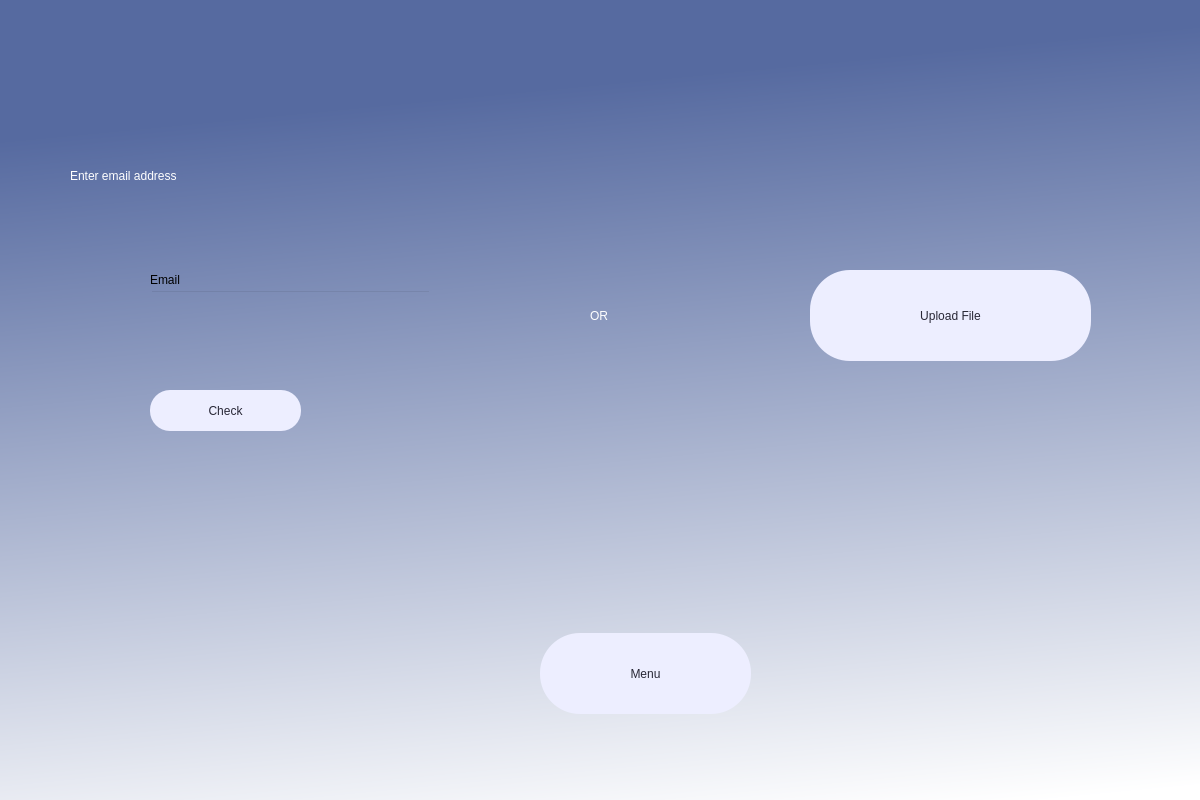
<?xml version="1.0" encoding="UTF-8"?>
<ui version="4.0">
 <class>Dialog</class>
 <widget class="QDialog" name="Dialog">
  <property name="geometry">
   <rect>
    <x>0</x>
    <y>0</y>
    <width>1200</width>
    <height>800</height>
   </rect>
  </property>
  <property name="windowTitle">
   <string>Dialog</string>
  </property>
  <property name="styleSheet">
   <string notr="true"/>
  </property>
  <widget class="QWidget" name="widget" native="true">
   <property name="geometry">
    <rect>
     <x>0</x>
     <y>0</y>
     <width>1200</width>
     <height>800</height>
    </rect>
   </property>
   <property name="styleSheet">
    <string notr="true">QWidget#widget{
background-color: qlineargradient(spread:pad, x1:0.742, y1:0.0679545, x2:0.877, y2:1, stop:0 rgba(86, 106, 160, 255), stop:1 rgba(255, 255, 255, 255));}</string>
   </property>
   <widget class="QLabel" name="label">
    <property name="geometry">
     <rect>
      <x>70</x>
      <y>110</y>
      <width>571</width>
      <height>131</height>
     </rect>
    </property>
    <property name="styleSheet">
     <string notr="true">font: 75 30pt &quot;Times New Roman&quot;;color:rgb(255, 255, 255);
border-radius: 40px;</string>
    </property>
    <property name="text">
     <string>Enter email address</string>
    </property>
   </widget>
   <widget class="QPushButton" name="check">
    <property name="geometry">
     <rect>
      <x>150</x>
      <y>390</y>
      <width>151</width>
      <height>41</height>
     </rect>
    </property>
    <property name="styleSheet">
     <string notr="true">background-color: rgb(237, 238, 255);
font: 15pt &quot;Times New Roman&quot;;color:rgb(40, 39, 54);
border-radius: 20px;</string>
    </property>
    <property name="text">
     <string>Check</string>
    </property>
   </widget>
   <widget class="QLabel" name="error">
    <property name="geometry">
     <rect>
      <x>150</x>
      <y>500</y>
      <width>271</width>
      <height>21</height>
     </rect>
    </property>
    <property name="styleSheet">
     <string notr="true">font: 9pt &quot;Times New Roman&quot;;color: rgb(170, 0, 0);</string>
    </property>
    <property name="text">
     <string/>
    </property>
   </widget>
   <widget class="QLineEdit" name="emailfield">
    <property name="geometry">
     <rect>
      <x>150</x>
      <y>290</y>
      <width>281</width>
      <height>41</height>
     </rect>
    </property>
    <property name="styleSheet">
     <string notr="true">background-color: transparent;</string>
    </property>
   </widget>
   <widget class="QPushButton" name="menu">
    <property name="geometry">
     <rect>
      <x>540</x>
      <y>633</y>
      <width>211</width>
      <height>81</height>
     </rect>
    </property>
    <property name="styleSheet">
     <string notr="true">background-color: rgb(237, 238, 255);
border-radius: 40px;
font: 20pt &quot;Times New Roman&quot;;color:rgb(40, 39, 54)</string>
    </property>
    <property name="text">
     <string>Menu</string>
    </property>
   </widget>
   <widget class="QLabel" name="error_2">
    <property name="geometry">
     <rect>
      <x>160</x>
      <y>330</y>
      <width>1001</width>
      <height>51</height>
     </rect>
    </property>
    <property name="text">
     <string/>
    </property>
   </widget>
   <widget class="QLabel" name="label_2">
    <property name="geometry">
     <rect>
      <x>590</x>
      <y>260</y>
      <width>91</width>
      <height>111</height>
     </rect>
    </property>
    <property name="styleSheet">
     <string notr="true">font: 75 30pt &quot;Times New Roman&quot;;color:rgb(255, 255, 255);
border-radius: 40px;</string>
    </property>
    <property name="text">
     <string>OR</string>
    </property>
   </widget>
   <widget class="QPushButton" name="upload">
    <property name="geometry">
     <rect>
      <x>810</x>
      <y>270</y>
      <width>281</width>
      <height>91</height>
     </rect>
    </property>
    <property name="styleSheet">
     <string notr="true">background-color: rgb(237, 238, 255);
border-radius: 40px;
font: 20pt &quot;Times New Roman&quot;;color:rgb(40, 39, 54)</string>
    </property>
    <property name="text">
     <string>Upload File</string>
    </property>
   </widget>
   <widget class="QLabel" name="label_3">
    <property name="geometry">
     <rect>
      <x>150</x>
      <y>270</y>
      <width>68</width>
      <height>19</height>
     </rect>
    </property>
    <property name="text">
     <string>Email</string>
    </property>
   </widget>
  </widget>
 </widget>
 <resources/>
 <connections/>
</ui>
